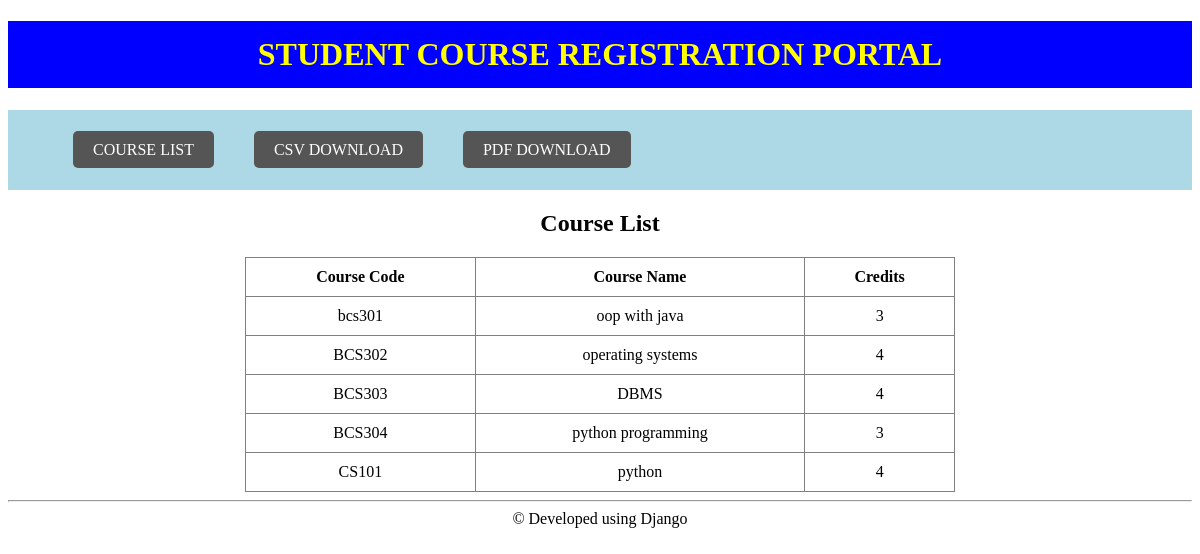
Page /courses/ on the committed database.
### hello/models.py (models this page shows, shortened)
class Course(models.Model):
    coursecode = models.CharField(max_length=10)
    coursename = models.CharField(max_length=50)
    credits = models.IntegerField()

### hello/views.py (the view)
def courselist(request):
    courses = Course.objects.all()
    return render(
        request,
        'courselist.html',
        {'course_list1': courses}
    )

### hello/templates/courselist.html (shortened to what this page needs)
{% extends 'basicTemplate.html' %}
{% block content %}
<center>
    <h1>Course List</h1>
    <table border="1">
        <tr>
            <th>Course Code</th>
            <th>Course Name</th>
            <th>Credits</th>
        </tr>
        {% for c in course_list1 %}
        <tr>
            <td>
                {{ c.coursecode }}
            </td>
            <td>
                {{ c.coursename }}
            </td>
            <td>
                {{ c.credits }}
            </td>
        </tr>
        {% endfor %}
    </table>
</center>
{% endblock %}

### hello/templates/basicTemplate.html (shortened to what this page needs)
<!DOCTYPE html>
<html>
<head>
</head>
<body>
    <center>
        <h1
            style="
            background-color: blue;
            color: yellow;
            padding: 15px;
            "
        >
            STUDENT COURSE REGISTRATION PORTAL
        </h1>
    </center>
    <nav>
        <ul>
            <li>
                <a href="/courses/">
                    COURSE LIST
                </a>
            </li>
            <li>
                <a href="/courses/generateCSV/">
                    CSV DOWNLOAD
                </a>
            </li>
            <li>
                <a href="/courses/generatePDF/">
                    PDF DOWNLOAD
                </a>
            </li>
        </ul>
    </nav>
    <section>
        {% block content %}
        {% endblock %}
    </section>
    <footer>
        <hr>
        <center>
            © Developed using Django
        </center>
    </footer>
</body>
</html>

### hello/templates/basicTemplate.html (style rules this page uses)
nav { background-color: lightblue; padding: 15px; }
nav a { color: white; text-decoration: none; padding: 10px 20px; margin: 10px; border-radius: 5px; background-color: #555; }
ul { list-style: none; display: flex; flex-wrap: wrap; }
li { margin-right: 20px; }
table { border-collapse: collapse; width: 60%; }
th, td { padding: 10px; text-align: center; }

### rows in the picture
Course: coursecode "bcs301", coursename "oop with java", credits "3"
Course: coursecode "BCS302", coursename "operating systems", credits "4"
Course: coursecode "BCS303", coursename "DBMS", credits "4"
Course: coursecode "BCS304", coursename "python programming", credits "3"
Course: coursecode "CS101", coursename "python", credits "4"
